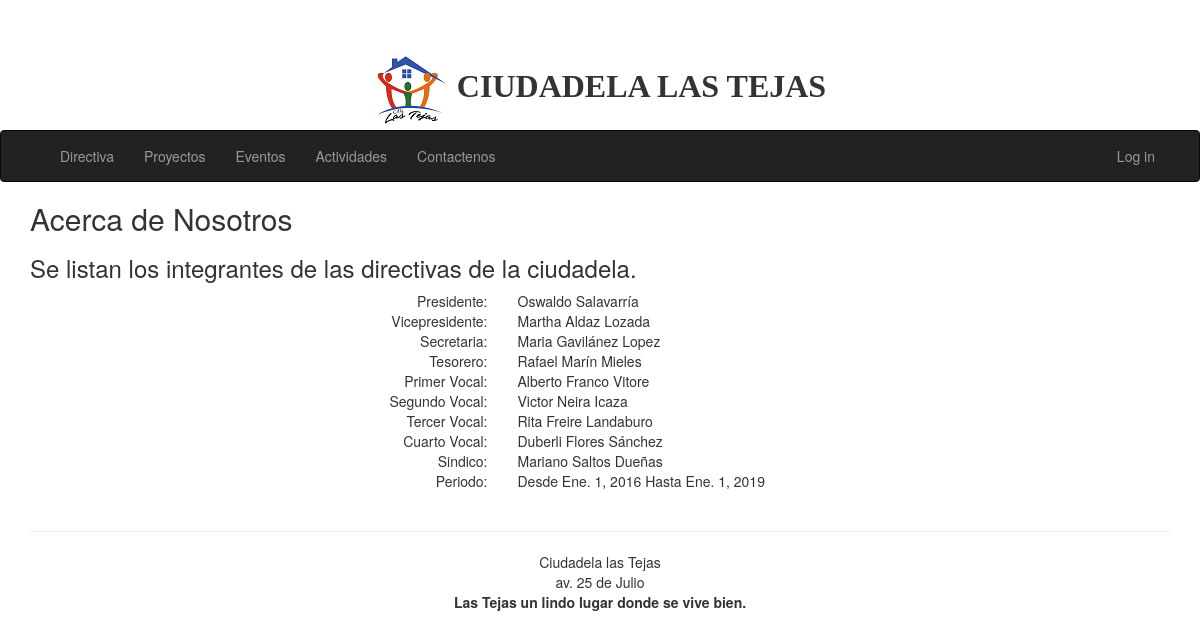
The page /nosotros on the database its author committed.
### app/models.py (models this page shows)
class Directiva(models.Model):
    Presidente = models.ForeignKey(Habitante,related_name='Directiva_Presidente', null=True, on_delete = models.SET_NULL)
    VicePresidente = models.ForeignKey(Habitante,related_name='Directiva_VicePresidente',null= True, on_delete=models.SET_NULL)
    Secretaria = models.ForeignKey(Habitante,related_name='Directiva_Secretaria',null= True, on_delete=models.SET_NULL)
    Tesorero = models.ForeignKey(Habitante,related_name='Directiva_Tesorero',null= True, on_delete=models.SET_NULL)
    PrimerVocal = models.ForeignKey(Habitante,related_name='Directiva_PrimerVocal',null= True, on_delete=models.SET_NULL)
    SegundoVocal = models.ForeignKey(Habitante,related_name='Directiva_SegundoVocal',null= True, on_delete=models.SET_NULL)
    TercerVocal = models.ForeignKey(Habitante,related_name='Directiva_TercerVocal',null= True, on_delete=models.SET_NULL)
    CuartoVocal = models.ForeignKey(Habitante,related_name='Directiva_CuartoVocal',null= True, on_delete=models.SET_NULL)
    Sindico = models.ForeignKey(Habitante,related_name='Directiva_Sindico',null= True, on_delete=models.SET_NULL)
    FechaDeInicio = models.DateField()
    FechaDeFinalizacion = models.DateField()
    Observaciones = models.TextField(null=True)

class Habitante(models.Model):
    Nombres = models.CharField(max_length= 20)
    Apellidos = models.CharField(max_length=20)
    ManzanaAsignada = models.ForeignKey(Manzana,null=True, on_delete = models.SET_NULL)
    VillaAsignada = models.ForeignKey(Villa,null= True, on_delete=models.SET_NULL)
    Observaciones = models.TextField(null=True)

### app/views.py (the view)
# urls.py: url(r'^nosotros$', app.views.nosotros, name='nosotros'),
def nosotros(request):
    conjunto = Directiva.objects.all()
    assert isinstance(request, HttpRequest)
    return render(
        request = request,
        template_name = 'app/nosotros.html',
        context=
        {
            'title':'Acerca de Nosotros',
            'message':'Se listan los integrantes de las directivas de la ciudadela.',
            'conjunto' : conjunto,
        }
    )

### app/templates/app/nosotros.html
{% extends "app/layout.html" %}
{% block content %}
<h2>{{ title }}</h2>
<h3>{{ message }}</h3>
{% for directiva1 in conjunto %}
<div class="row">
    <div class="col-sm-5" style="text-align:right">Presidente:</div>
    <div class="col-sm-5">
        {{directiva1.Presidente.Nombres}} {{directiva1.Presidente.Apellidos}}
    </div>
    <div class="col-sm-5" style="text-align:right">Vicepresidente:</div>
    <div class="col-sm-5">
        {{directiva1.VicePresidente.Nombres}} {{directiva1.VicePresidente.Apellidos}}
    </div>
    <div class="col-sm-5" style="text-align:right">Secretaria:</div>
    <div class="col-sm-5">
        {{directiva1.Secretaria.Nombres}} {{directiva1.Secretaria.Apellidos}}
    </div>
    <div class="col-sm-5" style="text-align:right">Tesorero:</div>
    <div class="col-sm-5">
        {{directiva1.Tesorero.Nombres}} {{directiva1.Tesorero.Apellidos}}
    </div>
    <div class="col-sm-5" style="text-align:right">Primer Vocal:</div>
    <div class="col-sm-5">
        {{directiva1.PrimerVocal.Nombres}} {{directiva1.PrimerVocal.Apellidos}}
    </div>
    <div class="col-sm-5" style="text-align:right">Segundo Vocal:</div>
    <div class="col-sm-5">
        {{directiva1.SegundoVocal.Nombres}} {{directiva1.SegundoVocal.Apellidos}}
    </div>
    <div class="col-sm-5" style="text-align:right">Tercer Vocal:</div>
    <div class="col-sm-5">
        {{directiva1.TercerVocal.Nombres}} {{directiva1.TercerVocal.Apellidos}}
    </div>
    <div class="col-sm-5" style="text-align:right">Cuarto Vocal:</div>
    <div class="col-sm-5">
        {{directiva1.CuartoVocal.Nombres}} {{directiva1.CuartoVocal.Apellidos}}
    </div>
    <div class="col-sm-5" style="text-align:right">Sindico:</div>
    <div class="col-sm-5">
        {{directiva1.Sindico.Nombres}} {{directiva1.Sindico.Apellidos}}
    </div>
    <div class="col-sm-5" style="text-align:right">Periodo:</div>
    <div class="col-sm-5">
        Desde {{directiva1.FechaDeInicio}} Hasta {{directiva1.FechaDeFinalizacion}}
    </div>
</div>
<br />
{% endfor %}
{% endblock %}

### app/templates/app/layout.html (shortened to what this page needs)
﻿<!DOCTYPE html>
<html lang="es">
<head>
    {% load staticfiles %}
    <link rel="stylesheet" type="text/css" href="{% static 'app/content/bootstrap.min.css' %}" />
    <link rel="stylesheet" type="text/css" href="{% static 'app/content/site.css' %}" />
</head>
<body>
	<div style="font-family:Calibri; float:left;text-align: center;font-size:32px;font-weight:bold; width:100%;">
        <img src="../../static/app/imagenes/logo4.png" />
        CIUDADELA LAS TEJAS
    </div>
    <div class="navbar navbar-inverse navbar-header" style="width:100%">
        <div class="container">
            <div class="navbar-collapse collapse">
                <ul class="nav navbar-nav">
                    <li><a href="{% url 'nosotros' %}">Directiva</a></li>
                    <li><a href="{% url 'proyectos' %}">Proyectos</a></li>
                    <li><a href="{% url 'eventos' %}">Eventos</a></li>
                    <li><a href="{% url 'actividades' %}">Actividades</a></li>
                    <li><a href="{% url 'contactenos' %}">Contactenos</a></li>
                </ul>
                {% include 'app/loginpartial.html' %}
            </div>
        </div>
    </div>
    <div class="container body-content">
{% block content %}{% endblock %}
        <hr/>
        <footer style="text-align:center">
			Ciudadela las Tejas<br>
			av. 25 de Julio <br>
			<b>Las Tejas un lindo lugar donde se vive bien.</b>
        </footer>
    </div>
</body>
</html>

### app/templates/app/loginpartial.html
{% if user.is_authenticated %}
<form id="logoutForm" action="/logout" method="post" class="navbar-right">
    {% csrf_token %}
    <ul class="nav navbar-nav navbar-right">
        <li><span class="navbar-brand">{{ user.username }}!</span></li>
        <li><a href="javascript:document.getElementById('logoutForm').submit()">Log off</a></li>
    </ul>
</form>
{% else %}
<ul class="nav navbar-nav navbar-right">
    <li><a href="{% url 'login' %}">Log in</a></li>
</ul>
{% endif %}

### app/static/app/content/site.css (style rules this page uses)
body { padding-top: 50px; padding-bottom: 20px; }
.body-content { padding-left: 15px; padding-right: 15px; }

### rows shown on the page
Directiva: Presidente.Nombres "Oswaldo", Presidente.Apellidos "Salavarría", VicePresidente.Nombres "Martha", VicePresidente.Apellidos "Aldaz Lozada", Secretaria.Nombres "Maria", Secretaria.Apellidos "Gavilánez Lopez", Tesorero.Nombres "Rafael", Tesorero.Apellidos "Marín Mieles", PrimerVocal.Nombres "Alberto", PrimerVocal.Apellidos "Franco Vitore", SegundoVocal.Nombres "Victor", SegundoVocal.Apellidos "Neira Icaza", TercerVocal.Nombres "Rita", TercerVocal.Apellidos "Freire Landaburo", CuartoVocal.Nombres "Duberli", CuartoVocal.Apellidos "Flores Sánchez", Sindico.Nombres "Mariano", Sindico.Apellidos "Saltos Dueñas", FechaDeInicio "Ene. 1, 2016", FechaDeFinalizacion "Ene. 1, 2019"

### other values the page prints
{{ title }} "Acerca de Nosotros"
{{ message }} "Se listan los integrantes de las directivas de la ciudadela."
